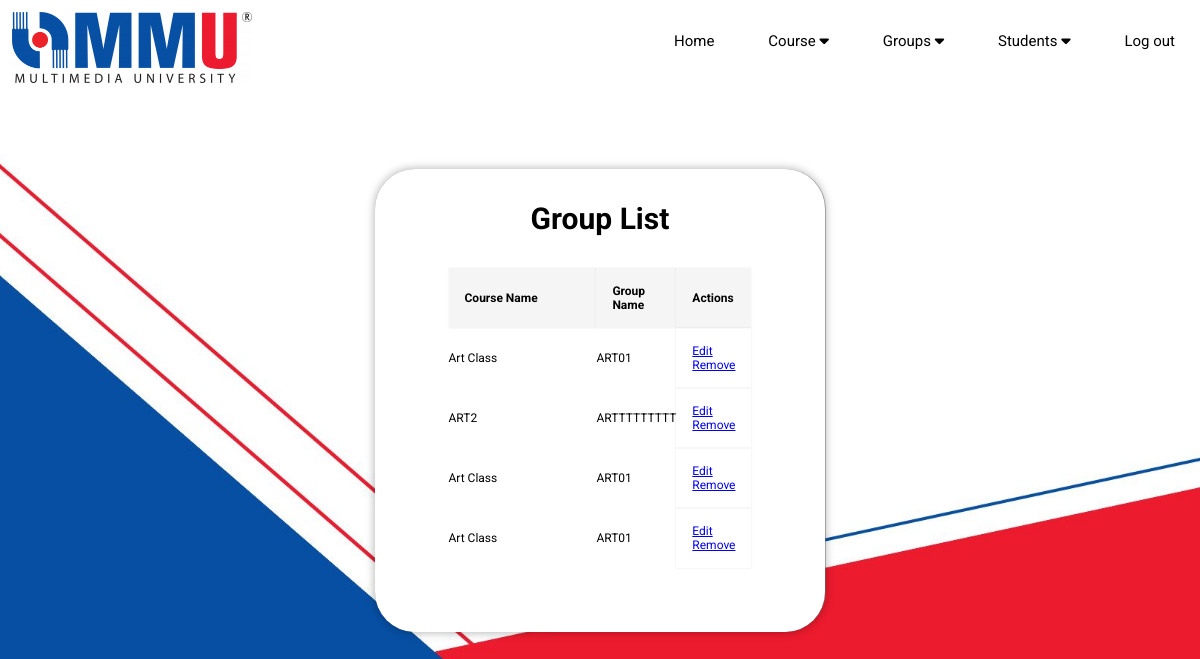
The app's page /group_list (signed in) with its own data.
### tables this page shows
CREATE TABLE "Users" (
	"user_id"	INTEGER NOT NULL,
	"name"	TEXT NOT NULL,
	"email"	TEXT NOT NULL,
	"password"	TEXT NOT NULL,
	PRIMARY KEY("user_id" AUTOINCREMENT)
);

CREATE TABLE "Classes" (
	"class_id"	TEXT NOT NULL,
	"class_name"	TEXT NOT NULL,
	PRIMARY KEY("class_id")
);

CREATE TABLE "Groups" (
	"group_id"	INTEGER NOT NULL,
	"class_id"	TEXT,
	"group_name"	TEXT NOT NULL,
	FOREIGN KEY("class_id") REFERENCES "Classes"("class_id"),
	PRIMARY KEY("group_id" AUTOINCREMENT)
);

### app.py (the view)
@app.route('/group_list')
def group_list():
    lecturer_id = session.get('user_id')
    if lecturer_id:
        conn = get_db_connection()
        cursor = conn.cursor()
        cursor.execute("""
            SELECT Users.user_id, Users.name, Classes.class_id, Classes.class_name, Groups.group_id, Groups.group_name
            FROM Users
            INNER JOIN group_members ON Users.user_id = group_members.user_id
            INNER JOIN Classes ON group_members.class_id = Classes.class_id
            INNER JOIN Groups ON group_members.group_id = Groups.group_id
            WHERE group_members.class_id IN (
                SELECT class_id FROM Class_lecturers WHERE lecturer_id = ?
            )
            AND Users.user_id IN (
                SELECT user_id FROM User_roles WHERE role_id = (
                    SELECT role_id FROM Roles WHERE role_name = 'student'
                )
            )
        """, (lecturer_id,))
        group_members_stu = cursor.fetchall()
        conn.close()
        print("Fetched students data:", group_members_stu)
        return render_template('group_list.html', group_members_stu=group_members_stu)
    else:
        return "No user logged in"

### app.py (called while the page is built)
def get_db_connection():
    conn = sqlite3.connect(DATABASE)
    conn.row_factory = sqlite3.Row
    return conn

### templates/group_list.html (shortened to what this page needs)
{% extends "layout_lect.html" %}
{% block content %}
    <div class="add_class">
        <h1>Group List</h1>
        <table class="class_list">
                <tr>
                    <th>Course Name</th>
                    <th>Group Name</th>
                    <th>Actions</th>
                </tr>
                {% for member in group_members_stu %}
                <tr>
                    <td>{{ member['class_name'] }}</td>
                    <td>{{ member['group_name'] }}</td>
                    <td class="name">
                        <a href="{{ url_for('edit_group', user_id=member['user_id'], group_id=member['group_id'], class_id=member['class_id']) }}">Edit</a>
                        <a href="{{ url_for('delete_group', user_id=member['user_id'], group_id=member['group_id'], class_id=member['class_id']) }}" onclick="return confirm('Are you sure you want to delete this student?')">Remove</a>
                    </td>
                </tr>
                {% endfor %}
        </table>
    </div>
{% endblock %}

### static/style_LecturerMenu.css (style rules this page uses)
* { padding: 0; margin: 0; box-sizing: border-box; font-family: "Roboto", sans-serif; }
body { display: flex; justify-content: center; align-items: center; min-height: 100vh; background: url(PageBg.jpg) no-repeat; background-size: cover; background-position: center; image-resolution: 1080; }
.add_class { min-width:420px; width: auto; background: rgb(255, 255, 255); color: black; border: 2px solid rgba(255, 255, 255, .2); backdrop-filter: contrast(50%); box-shadow: 0 0 10px rgba(0, 0, 0, 0.329); border-radius: 40px; margin: 0px; padding: 30px 40px; }
.add_class h1 { font-size: 30px; text-align: center; }
.class_list { font-size: 12px; font-weight: normal; display: flex; justify-content: center; align-items: center; border-radius: 2%; width: 100%; margin: 0px auto; padding: 2rem; border-collapse: collapse; }
td.name { width: 100%; height: 100%; padding: 1rem; align-items: center; background-color: transparent; box-shadow: 0 0 2px rgba(0, 0, 0, .1);; }
th { width: 100%; height: 100%; font-weight: bold; color: black; padding: 1rem; text-align: left; border-radius: 2%; background-color: whitesmoke; box-shadow: 0 0 2px rgba(0, 0, 0, .1); }

### records on screen
Users: class_name "Art Class", group_name "ART01", class_name "ART2", group_name "ARTTTTTTTTT"
Users: class_name "Art Class", group_name "ART01"
Users: class_name "Art Class", group_name "ART01"
